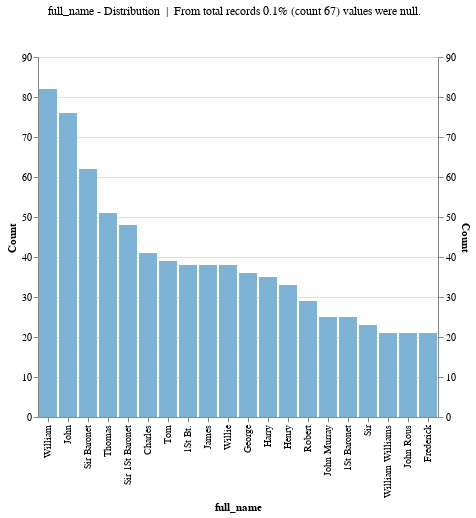
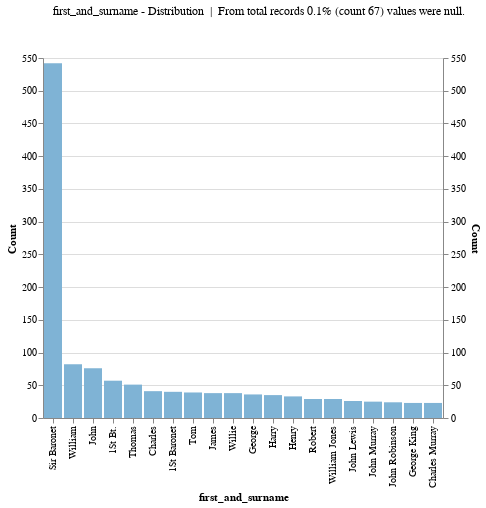
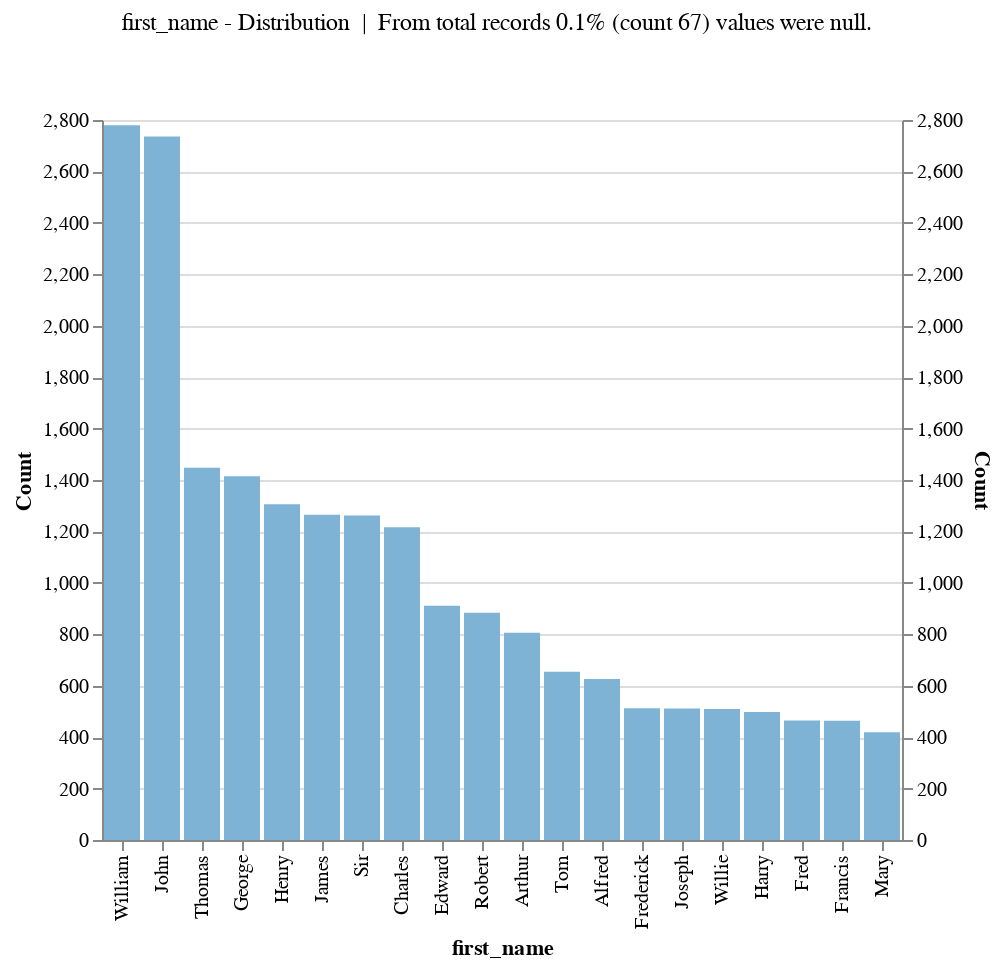
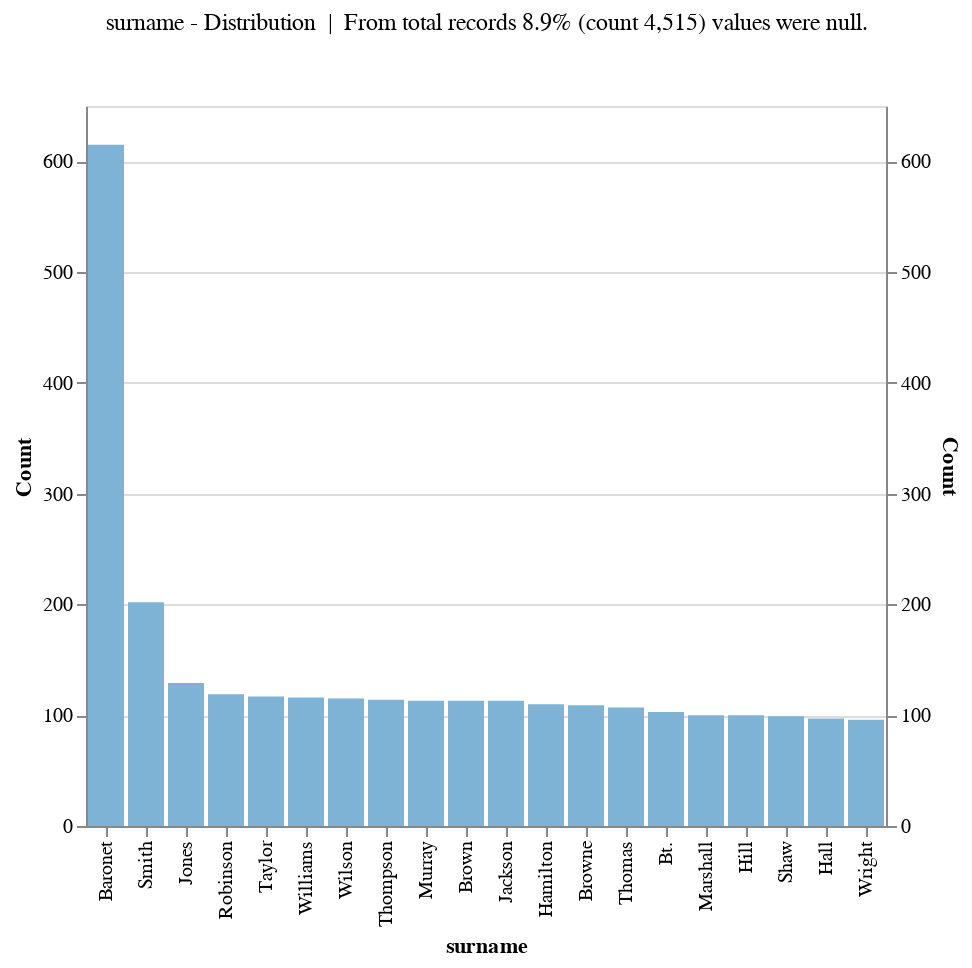

The code cell stored with these charts, in order, in its notebook:
### Code cell
import importlib, value_reports
importlib.reload(value_reports)
from value_reports import ValueDistributionReport

# Analyze all columns with Altair charts
vd_report = ValueDistributionReport(conn_str, use_altair=True)
results = vd_report.analyze_all_columns(your_table_name, top_n=10, show_individual_plots=True)

### Figure 1 — Vega-Lite specification as saved in the notebook (floating-point values rounded to 4 significant figures)
{"config": {"view": {"continuousWidth": 300, "continuousHeight": 300}}, "vconcat": [{"data": {"name": "data-3c2c11d4741ffb53158c3b851c5215bc"}, "mark": {"type": "text", "align": "left", "dx": 0, "dy": -10, "fontSize": 12}, "encoding": {"text": {"field": "t", "type": "nominal"}}}, {"layer": [{"mark": {"type": "bar"}, "encoding": {"color": {"condition": {"param": "param_19", "value": "#1f77b4", "empty": false}, "value": "#7fb3d5"}, "tooltip": [{"field": "full_name", "title": "full_name", "type": "nominal"}, {"field": "Count", "type": "quantitative"}], "x": {"field": "full_name", "sort": "-y", "title": "full_name", "type": "nominal"}, "y": {"field": "Count", "type": "quantitative"}}, "name": "view_17"}, {"mark": {"type": "text", "color": "black", "dy": -5}, "encoding": {"opacity": {"condition": {"param": "show_values", "value": 1.0}, "value": 0.0}, "text": {"field": "Count", "format": ",", "type": "quantitative"}, "x": {"field": "full_name", "sort": "-y", "type": "nominal"}, "y": {"field": "Count", "type": "quantitative"}}}], "data": {"name": "data-620c276b8264604bf2d634bbab211851"}, "height": 360, "resolve": {"scale": {"y": "independent"}}}], "params": [{"name": "param_19", "select": {"type": "point", "fields": ["full_name"], "nearest": true, "on": "mouseover"}, "views": ["view_17"]}, {"name": "show_values", "bind": {"input": "checkbox", "name": "Show values"}, "value": false}], "$schema": "https://vega.github.io/schema/vega-lite/v5.20.1.json", "datasets": {"data-3c2c11d4741ffb53158c3b851c5215bc": [{"t": "full_name - Distribution  |  From total records 0.1% (count 67) values were null."}], "data-620c276b8264604bf2d634bbab211851": [{"full_name": "William", "Count": 82}, {"full_name": "John", "Count": 76}, {"full_name": "Sir Baronet", "Count": 62}, {"full_name": "Thomas", "Count": 51}, {"full_name": "Sir 1St Baronet", "Count": 48}, {"full_name": "Charles", "Count": 41}, {"full_name": "Tom", "Count": 39}, {"full_name": "1St Bt.", "Count": 38}, {"full_name": "James", "Count": 38}, {"full_name": "Willie", "Count": 38}, {"full_name": "George", "Count": 36}, {"full_name": "Harry", "Count": 35}, {"full_name": "Henry", "Count": 33}, {"full_name": "Robert", "Count": 29}, {"full_name": "John Murray", "Count": 25}, {"full_name": "1St Baronet", "Count": 25}, {"full_name": "Sir", "Count": 23}, {"full_name": "William Williams", "Count": 21}, {"full_name": "John Rous", "Count": 21}, {"full_name": "Frederick", "Count": 21}]}}

### Figure 2 — Vega-Lite specification as saved in the notebook (floating-point values rounded to 4 significant figures)
{"config": {"view": {"continuousWidth": 300, "continuousHeight": 300}}, "vconcat": [{"data": {"name": "data-80109cfc1151ea156041c555feb7ddba"}, "mark": {"type": "text", "align": "left", "dx": 0, "dy": -10, "fontSize": 12}, "encoding": {"text": {"field": "t", "type": "nominal"}}}, {"layer": [{"mark": {"type": "bar"}, "encoding": {"color": {"condition": {"param": "param_20", "value": "#1f77b4", "empty": false}, "value": "#7fb3d5"}, "tooltip": [{"field": "first_and_surname", "title": "first_and_surname", "type": "nominal"}, {"field": "Count", "type": "quantitative"}], "x": {"field": "first_and_surname", "sort": "-y", "title": "first_and_surname", "type": "nominal"}, "y": {"field": "Count", "type": "quantitative"}}, "name": "view_18"}, {"mark": {"type": "text", "color": "black", "dy": -5}, "encoding": {"opacity": {"condition": {"param": "show_values", "value": 1.0}, "value": 0.0}, "text": {"field": "Count", "format": ",", "type": "quantitative"}, "x": {"field": "first_and_surname", "sort": "-y", "type": "nominal"}, "y": {"field": "Count", "type": "quantitative"}}}], "data": {"name": "data-2cdcb38598578ec155027b8085b0c6b3"}, "height": 360, "resolve": {"scale": {"y": "independent"}}}], "params": [{"name": "param_20", "select": {"type": "point", "fields": ["first_and_surname"], "nearest": true, "on": "mouseover"}, "views": ["view_18"]}, {"name": "show_values", "bind": {"input": "checkbox", "name": "Show values"}, "value": false}], "$schema": "https://vega.github.io/schema/vega-lite/v5.20.1.json", "datasets": {"data-80109cfc1151ea156041c555feb7ddba": [{"t": "first_and_surname - Distribution  |  From total records 0.1% (count 67) values were null."}], "data-2cdcb38598578ec155027b8085b0c6b3": [{"first_and_surname": "Sir Baronet", "Count": 542}, {"first_and_surname": "William", "Count": 82}, {"first_and_surname": "John", "Count": 76}, {"first_and_surname": "1St Bt.", "Count": 57}, {"first_and_surname": "Thomas", "Count": 51}, {"first_and_surname": "Charles", "Count": 41}, {"first_and_surname": "1St Baronet", "Count": 40}, {"first_and_surname": "Tom", "Count": 39}, {"first_and_surname": "James", "Count": 38}, {"first_and_surname": "Willie", "Count": 38}, {"first_and_surname": "George", "Count": 36}, {"first_and_surname": "Harry", "Count": 35}, {"first_and_surname": "Henry", "Count": 33}, {"first_and_surname": "Robert", "Count": 29}, {"first_and_surname": "William Jones", "Count": 29}, {"first_and_surname": "John Lewis", "Count": 26}, {"first_and_surname": "John Murray", "Count": 25}, {"first_and_surname": "John Robinson", "Count": 24}, {"first_and_surname": "George King", "Count": 23}, {"first_and_surname": "Charles Murray", "Count": 23}]}}

### Figure 3 — Vega-Lite specification as saved in the notebook (floating-point values rounded to 4 significant figures)
{"config": {"view": {"continuousWidth": 300, "continuousHeight": 300}}, "vconcat": [{"data": {"name": "data-2c4c42510920a6f7b97a56aa0420605a"}, "mark": {"type": "text", "align": "left", "dx": 0, "dy": -10, "fontSize": 12}, "encoding": {"text": {"field": "t", "type": "nominal"}}}, {"layer": [{"mark": {"type": "bar"}, "encoding": {"color": {"condition": {"param": "param_21", "value": "#1f77b4", "empty": false}, "value": "#7fb3d5"}, "tooltip": [{"field": "first_name", "title": "first_name", "type": "nominal"}, {"field": "Count", "type": "quantitative"}], "x": {"field": "first_name", "sort": "-y", "title": "first_name", "type": "nominal"}, "y": {"field": "Count", "type": "quantitative"}}, "name": "view_19"}, {"mark": {"type": "text", "color": "black", "dy": -5}, "encoding": {"opacity": {"condition": {"param": "show_values", "value": 1.0}, "value": 0.0}, "text": {"field": "Count", "format": ",", "type": "quantitative"}, "x": {"field": "first_name", "sort": "-y", "type": "nominal"}, "y": {"field": "Count", "type": "quantitative"}}}], "data": {"name": "data-2509a8b443182708e4d55b12d64ab9ff"}, "height": 360, "resolve": {"scale": {"y": "independent"}}}], "params": [{"name": "param_21", "select": {"type": "point", "fields": ["first_name"], "nearest": true, "on": "mouseover"}, "views": ["view_19"]}, {"name": "show_values", "bind": {"input": "checkbox", "name": "Show values"}, "value": false}], "$schema": "https://vega.github.io/schema/vega-lite/v5.20.1.json", "datasets": {"data-2c4c42510920a6f7b97a56aa0420605a": [{"t": "first_name - Distribution  |  From total records 0.1% (count 67) values were null."}], "data-2509a8b443182708e4d55b12d64ab9ff": [{"first_name": "William", "Count": 2780}, {"first_name": "John", "Count": 2736}, {"first_name": "Thomas", "Count": 1448}, {"first_name": "George", "Count": 1415}, {"first_name": "Henry", "Count": 1306}, {"first_name": "James", "Count": 1265}, {"first_name": "Sir", "Count": 1262}, {"first_name": "Charles", "Count": 1216}, {"first_name": "Edward", "Count": 911}, {"first_name": "Robert", "Count": 884}, {"first_name": "Arthur", "Count": 806}, {"first_name": "Tom", "Count": 654}, {"first_name": "Alfred", "Count": 626}, {"first_name": "Frederick", "Count": 512}, {"first_name": "Joseph", "Count": 511}, {"first_name": "Willie", "Count": 509}, {"first_name": "Harry", "Count": 498}, {"first_name": "Fred", "Count": 465}, {"first_name": "Francis", "Count": 464}, {"first_name": "Mary", "Count": 419}]}}

### Figure 4 — Vega-Lite specification as saved in the notebook (floating-point values rounded to 4 significant figures)
{"config": {"view": {"continuousWidth": 300, "continuousHeight": 300}}, "vconcat": [{"data": {"name": "data-7ca7ebed274923af4629b05c27f7c0ac"}, "mark": {"type": "text", "align": "left", "dx": 0, "dy": -10, "fontSize": 12}, "encoding": {"text": {"field": "t", "type": "nominal"}}}, {"layer": [{"mark": {"type": "bar"}, "encoding": {"color": {"condition": {"param": "param_22", "value": "#1f77b4", "empty": false}, "value": "#7fb3d5"}, "tooltip": [{"field": "surname", "title": "surname", "type": "nominal"}, {"field": "Count", "type": "quantitative"}], "x": {"field": "surname", "sort": "-y", "title": "surname", "type": "nominal"}, "y": {"field": "Count", "type": "quantitative"}}, "name": "view_20"}, {"mark": {"type": "text", "color": "black", "dy": -5}, "encoding": {"opacity": {"condition": {"param": "show_values", "value": 1.0}, "value": 0.0}, "text": {"field": "Count", "format": ",", "type": "quantitative"}, "x": {"field": "surname", "sort": "-y", "type": "nominal"}, "y": {"field": "Count", "type": "quantitative"}}}], "data": {"name": "data-4463203c76dac847815bca3b0490493e"}, "height": 360, "resolve": {"scale": {"y": "independent"}}}], "params": [{"name": "param_22", "select": {"type": "point", "fields": ["surname"], "nearest": true, "on": "mouseover"}, "views": ["view_20"]}, {"name": "show_values", "bind": {"input": "checkbox", "name": "Show values"}, "value": false}], "$schema": "https://vega.github.io/schema/vega-lite/v5.20.1.json", "datasets": {"data-7ca7ebed274923af4629b05c27f7c0ac": [{"t": "surname - Distribution  |  From total records 8.9% (count 4,515) values were null."}], "data-4463203c76dac847815bca3b0490493e": [{"surname": "Baronet", "Count": 615}, {"surname": "Smith", "Count": 202}, {"surname": "Jones", "Count": 129}, {"surname": "Robinson", "Count": 119}, {"surname": "Taylor", "Count": 117}, {"surname": "Williams", "Count": 116}, {"surname": "Wilson", "Count": 115}, {"surname": "Thompson", "Count": 114}, {"surname": "Murray", "Count": 113}, {"surname": "Brown", "Count": 113}, {"surname": "Jackson", "Count": 113}, {"surname": "Hamilton", "Count": 110}, {"surname": "Browne", "Count": 109}, {"surname": "Thomas", "Count": 107}, {"surname": "Bt.", "Count": 103}, {"surname": "Marshall", "Count": 100}, {"surname": "Hill", "Count": 100}, {"surname": "Shaw", "Count": 99}, {"surname": "Hall", "Count": 97}, {"surname": "Wright", "Count": 96}]}}
